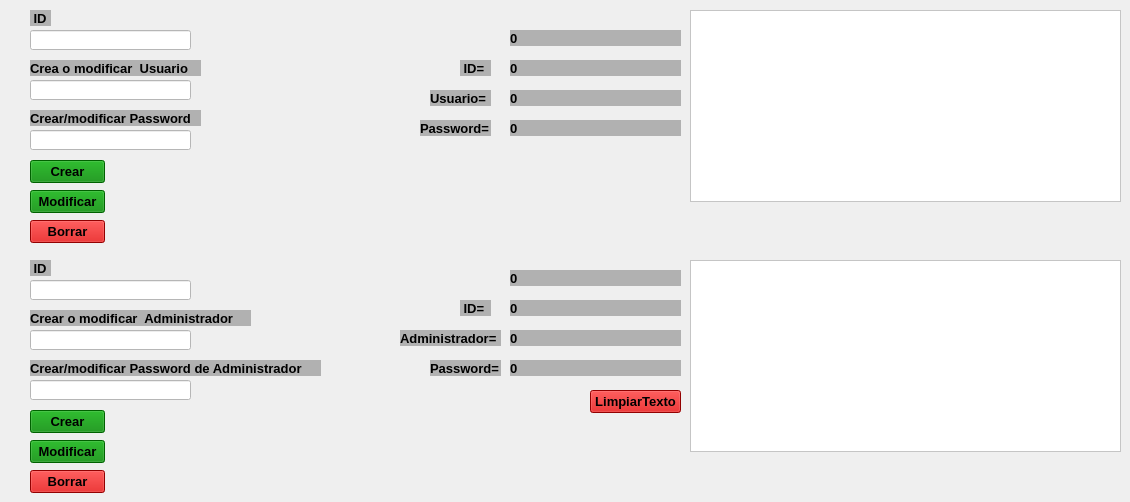
    <widget class="QWidget" name="SubUsua">
     <property name="windowTitle">
      <string>SubPantallaUsuario</string>
     </property>
     <widget class="QLabel" name="LabelCrearU">
      <property name="geometry">
       <rect>
        <x>30</x>
        <y>60</y>
        <width>171</width>
        <height>16</height>
       </rect>
      </property>
      <property name="font">
       <font>
        <pointsize>10</pointsize>
        <weight>75</weight>
        <bold>true</bold>
       </font>
      </property>
      <property name="styleSheet">
       <string notr="true">background-color: rgb(177, 177, 177);</string>
      </property>
      <property name="text">
       <string>Crea o modificar  Usuario</string>
      </property>
     </widget>
     <widget class="QLineEdit" name="lineCreaU">
      <property name="geometry">
       <rect>
        <x>30</x>
        <y>80</y>
        <width>161</width>
        <height>20</height>
       </rect>
      </property>
      <property name="styleSheet">
       <string notr="true">background-color: rgb(255, 255, 255);</string>
      </property>
     </widget>
     <widget class="QLabel" name="LabelCrearpass">
      <property name="geometry">
       <rect>
        <x>30</x>
        <y>110</y>
        <width>171</width>
        <height>16</height>
       </rect>
      </property>
      <property name="font">
       <font>
        <pointsize>10</pointsize>
        <weight>75</weight>
        <bold>true</bold>
       </font>
      </property>
      <property name="styleSheet">
       <string notr="true">background-color: rgb(177, 177, 177);</string>
      </property>
      <property name="text">
       <string>Crear/modificar Password</string>
      </property>
     </widget>
     <widget class="QLineEdit" name="lineCrearpassAdmi">
      <property name="geometry">
       <rect>
        <x>30</x>
        <y>380</y>
        <width>161</width>
        <height>20</height>
       </rect>
      </property>
      <property name="styleSheet">
       <string notr="true">background-color: rgb(255, 255, 255);</string>
      </property>
     </widget>
     <widget class="QPushButton" name="btnCrear">
      <property name="geometry">
       <rect>
        <x>30</x>
        <y>160</y>
        <width>75</width>
        <height>23</height>
       </rect>
      </property>
      <property name="font">
       <font>
        <pointsize>10</pointsize>
        <weight>75</weight>
        <bold>true</bold>
       </font>
      </property>
      <property name="styleSheet">
       <string notr="true">
background-color: rgb(0, 136, 0);</string>
      </property>
      <property name="text">
       <string>Crear</string>
      </property>
     </widget>
     <widget class="QPushButton" name="btnModificar">
      <property name="geometry">
       <rect>
        <x>30</x>
        <y>190</y>
        <width>75</width>
        <height>23</height>
       </rect>
      </property>
      <property name="font">
       <font>
        <pointsize>10</pointsize>
        <weight>75</weight>
        <bold>true</bold>
       </font>
      </property>
      <property name="styleSheet">
       <string notr="true">background-color: rgb(0, 136, 0);</string>
      </property>
      <property name="text">
       <string>Modificar</string>
      </property>
     </widget>
     <widget class="QPushButton" name="btnLimpiartxt">
      <property name="geometry">
       <rect>
        <x>590</x>
        <y>390</y>
        <width>91</width>
        <height>23</height>
       </rect>
      </property>
      <property name="font">
       <font>
        <pointsize>10</pointsize>
        <weight>75</weight>
        <bold>true</bold>
       </font>
      </property>
      <property name="styleSheet">
       <string notr="true">background-color: rgb(204, 0, 0);</string>
      </property>
      <property name="text">
       <string>LimpiarTexto</string>
      </property>
     </widget>
     <widget class="QPushButton" name="btnBorrarUsa">
      <property name="geometry">
       <rect>
        <x>30</x>
        <y>220</y>
        <width>75</width>
        <height>23</height>
       </rect>
      </property>
      <property name="font">
       <font>
        <pointsize>10</pointsize>
        <weight>75</weight>
        <bold>true</bold>
       </font>
      </property>
      <property name="styleSheet">
       <string notr="true">background-color: rgb(204, 0, 0);</string>
      </property>
      <property name="text">
       <string>Borrar</string>
      </property>
     </widget>
     <widget class="QLabel" name="LabelCrearID">
      <property name="geometry">
       <rect>
        <x>30</x>
        <y>10</y>
        <width>21</width>
        <height>16</height>
       </rect>
      </property>
      <property name="font">
       <font>
        <pointsize>10</pointsize>
        <weight>75</weight>
        <bold>true</bold>
       </font>
      </property>
      <property name="styleSheet">
       <string notr="true">background-color: rgb(177, 177, 177);</string>
      </property>
      <property name="text">
       <string> ID</string>
      </property>
     </widget>
     <widget class="QLineEdit" name="lineCreaID">
      <property name="geometry">
       <rect>
        <x>30</x>
        <y>30</y>
        <width>161</width>
        <height>20</height>
       </rect>
      </property>
      <property name="styleSheet">
       <string notr="true">background-color: rgb(255, 255, 255);</string>
      </property>
      <property name="text">
       <string/>
      </property>
     </widget>
     <widget class="QLabel" name="labelShow1">
      <property name="geometry">
       <rect>
        <x>510</x>
        <y>30</y>
        <width>171</width>
        <height>16</height>
       </rect>
      </property>
      <property name="font">
       <font>
        <pointsize>10</pointsize>
        <weight>75</weight>
        <bold>true</bold>
       </font>
      </property>
      <property name="styleSheet">
       <string notr="true">background-color: rgb(177, 177, 177);</string>
      </property>
      <property name="text">
       <string>0</string>
      </property>
     </widget>
     <widget class="QLabel" name="labelShow2">
      <property name="geometry">
       <rect>
        <x>510</x>
        <y>60</y>
        <width>171</width>
        <height>16</height>
       </rect>
      </property>
      <property name="font">
       <font>
        <pointsize>10</pointsize>
        <weight>75</weight>
        <bold>true</bold>
       </font>
      </property>
      <property name="styleSheet">
       <string notr="true">background-color: rgb(177, 177, 177);</string>
      </property>
      <property name="text">
       <string>0</string>
      </property>
     </widget>
     <widget class="QLabel" name="labelShow3">
      <property name="geometry">
       <rect>
        <x>510</x>
        <y>90</y>
        <width>171</width>
        <height>16</height>
       </rect>
      </property>
      <property name="font">
       <font>
        <pointsize>10</pointsize>
        <weight>75</weight>
        <bold>true</bold>
       </font>
      </property>
      <property name="styleSheet">
       <string notr="true">background-color: rgb(177, 177, 177);</string>
      </property>
      <property name="text">
       <string>0</string>
      </property>
     </widget>
     <widget class="QLabel" name="labelShow4">
      <property name="geometry">
       <rect>
        <x>510</x>
        <y>120</y>
        <width>171</width>
        <height>16</height>
       </rect>
      </property>
      <property name="font">
       <font>
        <pointsize>10</pointsize>
        <weight>75</weight>
        <bold>true</bold>
       </font>
      </property>
      <property name="styleSheet">
       <string notr="true">background-color: rgb(177, 177, 177);</string>
      </property>
      <property name="text">
       <string>0</string>
      </property>
     </widget>
     <widget class="QLabel" name="LabelCrearID_2">
      <property name="geometry">
       <rect>
        <x>460</x>
        <y>60</y>
        <width>31</width>
        <height>16</height>
       </rect>
      </property>
      <property name="font">
       <font>
        <pointsize>10</pointsize>
        <weight>75</weight>
        <bold>true</bold>
       </font>
      </property>
      <property name="styleSheet">
       <string notr="true">background-color: rgb(177, 177, 177);</string>
      </property>
      <property name="text">
       <string> ID=</string>
      </property>
     </widget>
     <widget class="QLabel" name="LabelCrearID_3">
      <property name="geometry">
       <rect>
        <x>430</x>
        <y>90</y>
        <width>61</width>
        <height>16</height>
       </rect>
      </property>
      <property name="font">
       <font>
        <pointsize>10</pointsize>
        <weight>75</weight>
        <bold>true</bold>
       </font>
      </property>
      <property name="styleSheet">
       <string notr="true">background-color: rgb(177, 177, 177);</string>
      </property>
      <property name="text">
       <string>Usuario=</string>
      </property>
     </widget>
     <widget class="QLabel" name="LabelCrearID_4">
      <property name="geometry">
       <rect>
        <x>420</x>
        <y>120</y>
        <width>71</width>
        <height>16</height>
       </rect>
      </property>
      <property name="font">
       <font>
        <pointsize>10</pointsize>
        <weight>75</weight>
        <bold>true</bold>
       </font>
      </property>
      <property name="styleSheet">
       <string notr="true">background-color: rgb(177, 177, 177);</string>
      </property>
      <property name="text">
       <string>Password=</string>
      </property>
     </widget>
     <widget class="QLabel" name="LabelCrearIDAdmi">
      <property name="geometry">
       <rect>
        <x>30</x>
        <y>260</y>
        <width>21</width>
        <height>16</height>
       </rect>
      </property>
      <property name="font">
       <font>
        <pointsize>10</pointsize>
        <weight>75</weight>
        <bold>true</bold>
       </font>
      </property>
      <property name="styleSheet">
       <string notr="true">background-color: rgb(177, 177, 177);</string>
      </property>
      <property name="text">
       <string> ID</string>
      </property>
     </widget>
     <widget class="QLineEdit" name="lineCreaIDAdmi">
      <property name="geometry">
       <rect>
        <x>30</x>
        <y>280</y>
        <width>161</width>
        <height>20</height>
       </rect>
      </property>
      <property name="styleSheet">
       <string notr="true">background-color: rgb(255, 255, 255);</string>
      </property>
      <property name="text">
       <string/>
      </property>
     </widget>
     <widget class="QLabel" name="LabelCrearU_2">
      <property name="geometry">
       <rect>
        <x>30</x>
        <y>310</y>
        <width>221</width>
        <height>16</height>
       </rect>
      </property>
      <property name="font">
       <font>
        <pointsize>10</pointsize>
        <weight>75</weight>
        <bold>true</bold>
       </font>
      </property>
      <property name="styleSheet">
       <string notr="true">background-color: rgb(177, 177, 177);</string>
      </property>
      <property name="text">
       <string>Crear o modificar  Administrador</string>
      </property>
     </widget>
     <widget class="QLineEdit" name="lineCrearAdmin">
      <property name="geometry">
       <rect>
        <x>30</x>
        <y>330</y>
        <width>161</width>
        <height>20</height>
       </rect>
      </property>
      <property name="styleSheet">
       <string notr="true">background-color: rgb(255, 255, 255);</string>
      </property>
     </widget>
     <widget class="QLabel" name="LabelCrearpass_2">
      <property name="geometry">
       <rect>
        <x>30</x>
        <y>360</y>
        <width>291</width>
        <height>16</height>
       </rect>
      </property>
      <property name="font">
       <font>
        <pointsize>10</pointsize>
        <weight>75</weight>
        <bold>true</bold>
       </font>
      </property>
      <property name="styleSheet">
       <string notr="true">background-color: rgb(177, 177, 177);</string>
      </property>
      <property name="text">
       <string>Crear/modificar Password de Administrador</string>
      </property>
     </widget>
     <widget class="QLineEdit" name="lineCrearpass">
      <property name="geometry">
       <rect>
        <x>30</x>
        <y>130</y>
        <width>161</width>
        <height>20</height>
       </rect>
      </property>
      <property name="styleSheet">
       <string notr="true">background-color: rgb(255, 255, 255);</string>
      </property>
     </widget>
     <widget class="QPushButton" name="btnCrearAdmi">
      <property name="geometry">
       <rect>
        <x>30</x>
        <y>410</y>
        <width>75</width>
        <height>23</height>
       </rect>
      </property>
      <property name="font">
       <font>
        <pointsize>10</pointsize>
        <weight>75</weight>
        <bold>true</bold>
       </font>
      </property>
      <property name="styleSheet">
       <string notr="true">background-color: rgb(0, 136, 0);</string>
      </property>
      <property name="text">
       <string>Crear</string>
      </property>
     </widget>
     <widget class="QPushButton" name="btnModificarAdmi">
      <property name="geometry">
       <rect>
        <x>30</x>
        <y>440</y>
        <width>75</width>
        <height>23</height>
       </rect>
      </property>
      <property name="font">
       <font>
        <pointsize>10</pointsize>
        <weight>75</weight>
        <bold>true</bold>
       </font>
      </property>
      <property name="styleSheet">
       <string notr="true">background-color: rgb(0, 136, 0);</string>
      </property>
      <property name="text">
       <string>Modificar</string>
      </property>
     </widget>
     <widget class="QPushButton" name="btnBorrarAdmi">
      <property name="geometry">
       <rect>
        <x>30</x>
        <y>470</y>
        <width>75</width>
        <height>23</height>
       </rect>
      </property>
      <property name="font">
       <font>
        <pointsize>10</pointsize>
        <weight>75</weight>
        <bold>true</bold>
       </font>
      </property>
      <property name="styleSheet">
       <string notr="true">background-color: rgb(204, 0, 0);</string>
      </property>
      <property name="text">
       <string>Borrar</string>
      </property>
     </widget>
     <widget class="QLabel" name="labelShow5">
      <property name="geometry">
       <rect>
        <x>510</x>
        <y>270</y>
        <width>171</width>
        <height>16</height>
       </rect>
      </property>
      <property name="font">
       <font>
        <pointsize>10</pointsize>
        <weight>75</weight>
        <bold>true</bold>
       </font>
      </property>
      <property name="styleSheet">
       <string notr="true">background-color: rgb(177, 177, 177);</string>
      </property>
      <property name="text">
       <string>0</string>
      </property>
     </widget>
     <widget class="QLabel" name="LabelCrearID_5">
      <property name="geometry">
       <rect>
        <x>460</x>
        <y>300</y>
        <width>31</width>
        <height>16</height>
       </rect>
      </property>
      <property name="font">
       <font>
        <pointsize>10</pointsize>
        <weight>75</weight>
        <bold>true</bold>
       </font>
      </property>
      <property name="styleSheet">
       <string notr="true">background-color: rgb(177, 177, 177);</string>
      </property>
      <property name="text">
       <string> ID=</string>
      </property>
     </widget>
     <widget class="QLabel" name="labelShow6">
      <property name="geometry">
       <rect>
        <x>510</x>
        <y>300</y>
        <width>171</width>
        <height>16</height>
       </rect>
      </property>
      <property name="font">
       <font>
        <pointsize>10</pointsize>
        <weight>75</weight>
        <bold>true</bold>
       </font>
      </property>
      <property name="styleSheet">
       <string notr="true">background-color: rgb(177, 177, 177);</string>
      </property>
      <property name="text">
       <string>0</string>
      </property>
     </widget>
     <widget class="QLabel" name="LabelCrearID_6">
      <property name="geometry">
       <rect>
        <x>400</x>
        <y>330</y>
        <width>101</width>
        <height>16</height>
       </rect>
      </property>
      <property name="font">
       <font>
        <pointsize>10</pointsize>
        <weight>75</weight>
        <bold>true</bold>
       </font>
      </property>
      <property name="styleSheet">
       <string notr="true">background-color: rgb(177, 177, 177);</string>
      </property>
      <property name="text">
       <string>Administrador=</string>
      </property>
     </widget>
     <widget class="QLabel" name="labelShow7">
      <property name="geometry">
       <rect>
        <x>510</x>
        <y>330</y>
        <width>171</width>
        <height>16</height>
       </rect>
      </property>
      <property name="font">
       <font>
        <pointsize>10</pointsize>
        <weight>75</weight>
        <bold>true</bold>
       </font>
      </property>
      <property name="styleSheet">
       <string notr="true">background-color: rgb(177, 177, 177);</string>
      </property>
      <property name="text">
       <string>0</string>
      </property>
     </widget>
     <widget class="QLabel" name="LabelCrearID_7">
      <property name="geometry">
       <rect>
        <x>430</x>
        <y>360</y>
        <width>71</width>
        <height>16</height>
       </rect>
      </property>
      <property name="font">
       <font>
        <pointsize>10</pointsize>
        <weight>75</weight>
        <bold>true</bold>
       </font>
      </property>
      <property name="styleSheet">
       <string notr="true">background-color: rgb(177, 177, 177);</string>
      </property>
      <property name="text">
       <string>Password=</string>
      </property>
     </widget>
     <widget class="QLabel" name="labelShow8">
      <property name="geometry">
       <rect>
        <x>510</x>
        <y>360</y>
        <width>171</width>
        <height>16</height>
       </rect>
      </property>
      <property name="font">
       <font>
        <pointsize>10</pointsize>
        <weight>75</weight>
        <bold>true</bold>
       </font>
      </property>
      <property name="styleSheet">
       <string notr="true">background-color: rgb(177, 177, 177);</string>
      </property>
      <property name="text">
       <string>0</string>
      </property>
     </widget>
     <widget class="QTableWidget" name="tbladatosEncu">
      <property name="geometry">
       <rect>
        <x>690</x>
        <y>10</y>
        <width>431</width>
        <height>192</height>
       </rect>
      </property>
      <property name="styleSheet">
       <string notr="true">background-color: rgb(255, 255, 255);</string>
      </property>
      <property name="selectionBehavior">
       <enum>QAbstractItemView::SelectRows</enum>
      </property>
     </widget>
     <widget class="QTableWidget" name="tbladatosAdmi">
      <property name="geometry">
       <rect>
        <x>690</x>
        <y>260</y>
        <width>431</width>
        <height>192</height>
       </rect>
      </property>
      <property name="styleSheet">
       <string notr="true">background-color: rgb(255, 255, 255);</string>
      </property>
      <property name="selectionBehavior">
       <enum>QAbstractItemView::SelectRows</enum>
      </property>
     </widget>
    </widget>
